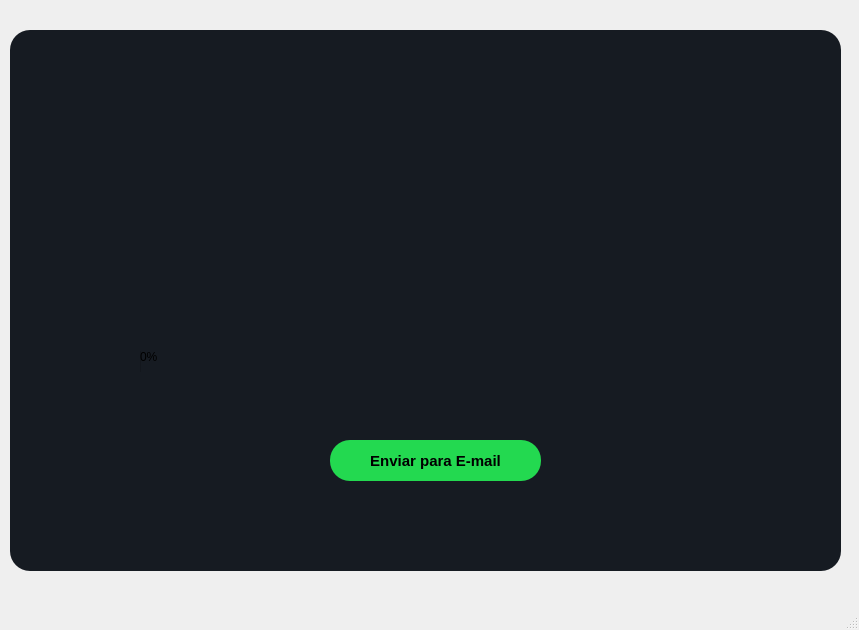
<?xml version="1.0" encoding="UTF-8"?>
<ui version="4.0">
 <class>MainWindow</class>
 <widget class="QMainWindow" name="MainWindow">
  <property name="geometry">
   <rect>
    <x>0</x>
    <y>0</y>
    <width>859</width>
    <height>630</height>
   </rect>
  </property>
  <property name="windowTitle">
   <string>MainWindow</string>
  </property>
  <widget class="QWidget" name="centralwidget">
   <widget class="QWidget" name="widget_3" native="true">
    <property name="geometry">
     <rect>
      <x>10</x>
      <y>30</y>
      <width>831</width>
      <height>541</height>
     </rect>
    </property>
    <property name="styleSheet">
     <string notr="true">border-radius: 20px;
background-color: rgb(22, 27, 34);</string>
    </property>
    <widget class="QPushButton" name="pushButton_2">
     <property name="geometry">
      <rect>
       <x>320</x>
       <y>410</y>
       <width>211</width>
       <height>41</height>
      </rect>
     </property>
     <property name="font">
      <font>
       <family>Arial</family>
       <pointsize>11</pointsize>
       <weight>75</weight>
       <bold>true</bold>
      </font>
     </property>
     <property name="cursor">
      <cursorShape>PointingHandCursor</cursorShape>
     </property>
     <property name="styleSheet">
      <string notr="true">background-color: rgb(35, 217, 80);
border-radius: 20px;
</string>
     </property>
     <property name="text">
      <string>Enviar para E-mail</string>
     </property>
    </widget>
    <widget class="QProgressBar" name="progressBar_2">
     <property name="geometry">
      <rect>
       <x>130</x>
       <y>320</y>
       <width>581</width>
       <height>23</height>
      </rect>
     </property>
     <property name="styleSheet">
      <string notr="true">QProgressBar {
	background-color: qlineargradient(spread:pad, x1:0, y1:0, x2:1, y2:0, stop:0 rgba(35, 217, 175, 255), stop:1 rgba(35, 217, 80, 255));
	
	
	
	background-color: rgb(255, 255, 255);
	
	color: rgb(0, 0, 0);
	border-style: none;
	border-radius: 10px;
	text-align: center;
}
QProgressBar::chunk{
	border-radius: 10px;
	background-color: qlineargradient(spread:pad, x1:0, y1:0, x2:1, y2:0, stop:0 rgba(35, 217, 175, 255), stop:1 rgba(35, 217, 80, 255));
}
color: rgb(0, 0, 0);</string>
     </property>
     <property name="value">
      <number>0</number>
     </property>
    </widget>
    <widget class="QLabel" name="label">
     <property name="geometry">
      <rect>
       <x>260</x>
       <y>260</y>
       <width>401</width>
       <height>41</height>
      </rect>
     </property>
     <property name="font">
      <font>
       <family>Segoe UI</family>
       <pointsize>12</pointsize>
       <weight>75</weight>
       <bold>true</bold>
      </font>
     </property>
     <property name="styleSheet">
      <string notr="true">color: rgb(255, 255, 255);</string>
     </property>
     <property name="text">
      <string/>
     </property>
    </widget>
    <widget class="QLabel" name="label_2">
     <property name="geometry">
      <rect>
       <x>220</x>
       <y>0</y>
       <width>411</width>
       <height>261</height>
      </rect>
     </property>
     <property name="text">
      <string/>
     </property>
     <property name="pixmap">
      <pixmap>Emails-amico.png</pixmap>
     </property>
     <property name="scaledContents">
      <bool>true</bool>
     </property>
     <property name="alignment">
      <set>Qt::AlignCenter</set>
     </property>
    </widget>
   </widget>
  </widget>
  <widget class="QMenuBar" name="menubar">
   <property name="geometry">
    <rect>
     <x>0</x>
     <y>0</y>
     <width>859</width>
     <height>26</height>
    </rect>
   </property>
  </widget>
  <widget class="QStatusBar" name="statusbar"/>
 </widget>
 <resources/>
 <connections/>
</ui>
